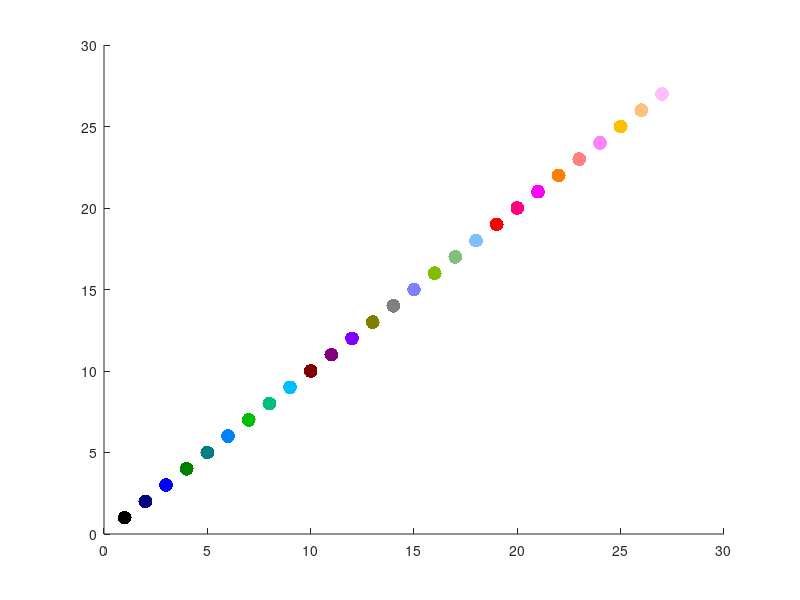

Reproduce this figure in MATLAB. (Note: this script raises an error after producing the figure.)
% This script takes a list of experimental runs (organized like
% DSnotes.xls), and runs properties_by_class.m, making several arrays for
% all classes, all classes plus which retina they were found in, and all
% DOT, RL, RF, TC, ACF, and ACF_SS.  It then graphs them in a variety of
% manners.
% 
% ENZ, Fall 2012


% import textdata

color = zeros(27,3);
n = 0;
for i = 0:0.5:1
    for j = 0:0.5:1
        for k = 0:0.5:1
            n = n+1;
        color(n,:) = [i, j, k];  
        end
    end
end

color2 = zeros(27,3);
n = 0;
for i = 0:0.5:1
    for j = 0:0.5:1
        for k = 0:0.5:1
            n = n+1;
        color2(n,:) = [k, i, j];  
        end
    end
end

color3 = ones(27,3);
color3([5 8 9 15 16 17 21 24],:) = [0 0 1; 0 1 0; 1 0 0; 0 0 0; 0 1 0; 0 0 1; 1 0 0; 1 0 1];

color = zeros(27,3);
n = 0;
for i = [0,0.5,1]
    for j = [0,0.5,0.75]
        for k = [0,0.5,1]
            n = n+1;
        color(n,:) = [i, j, k];  
        end
    end
end


figure
hold on
for i = 1: length(color)
    scatter(i,i,100, color(i,:), 'filled', 'o')
end

%% accumulate data
full_description = [];
classes_only = [];

All_DOT_OLD = [];
All_RL_OLD = [];
% All_DOT = [];
% All_RL = [];
All_RF = [];
All_ACF = [];
All_TC = [];
All_ACF_SS = [];
All_RF_med = [];

% All_norm_DOT = [];
% All_norm_RL = [];
% All_norm_RF = [];
All_norm_ACF = [];
% All_norm_TC = [];
All_norm_ACF_SS = [];

All_FR = [];
All_FR_bin = [];
All_NLI = [];


% % for i = [1 2 4 5 6 9 10 15 16 17 18 19 20 21 22 23]  % WT and HET runs only
% % for i = [2 4 5 9 10 22 23]  % WT and HET runs only
% %  for i = [2 4 5 7 8 9 10 11 12 13 14 22 23]  % WT, HET, DSCAM-/-
% for i = [2 4 5 10 23 24 30] % Loop over Retinas
% % for i = 31

% for i = [1 2 4 5 10 15 17 19 21 23] % Loop over Retinas (Useable data: has OFFLBT, not nec. CRGs)    
% for i = [1 2 4 5 9 10 15 17 19 21 23 34] % Loop over Retinas (Useable data: has OFFLBT, not nec. CRGs)

% for i = [4 5 9 10 15 21 23 34]; % retinas WITH CRGs and FFFs (9 has no CRG))
for i = [4 5 9 10 15 34]; % retinas IN POSTER WITH CRGs and FFFs (9 has no CRG))

    %  i
    if i == 16 || i== 17 || i == 18 || i == 19
        [data, indices, celltypes, average_properties, norm_ave_properties] = properties_by_class(textdata{i,1}, 'data001');
    else
        [data, indices, celltypes, average_properties, norm_ave_properties] = properties_by_class(textdata{i,1}, 'data000');
    end
    
    for j = 1:length(norm_ave_properties) % Loop over Celltypes
        if ~isempty(norm_ave_properties{j,2}) % if this class exists

            if isempty(full_description) % for first iteration
                full_description = char(strcat(textdata{i,1}, '-', average_properties{j,1}));
                classes_only = char(average_properties{j,1});
                date_only = char(textdata{i,1});
            else
                full_description = char(full_description, strcat(textdata{i,1}, '-', average_properties{j,1}));
                classes_only = char(classes_only, average_properties{j,1});
                date_only = char(date_only, textdata{i,1});
            end
            
            All_DOT_OLD = [All_DOT_OLD; average_properties{j,2}]; % these are from average of the DOTs
            All_RL_OLD = [All_RL_OLD; average_properties{j,3}]; % these are from average of the RLs
            All_RF = [All_RF; average_properties{j,4}];
            All_ACF = [All_ACF; average_properties{j,5}];
            All_TC = [All_TC; average_properties{j,6}];
            
            All_ACF_SS = [All_ACF_SS; average_properties{j,7}];
            
            All_RF_med = [All_RF_med; average_properties{j,11}];
            
            
          if ~isempty(average_properties{j,8})
              All_FR = [All_FR; average_properties{j,8}];
              All_FR_bin = [All_FR_bin; average_properties{j,9}];
%               All_NLI = [All_NLI; average_properties{j,10}];
          end

            
%             All_norm_DOT = [All_norm_DOT; norm_ave_properties{j,2}]; % these come from properties_by_class.m
%             All_norm_RL = [All_norm_RL; norm_ave_properties{j,3}];
%             All_norm_RF = [All_norm_RF; norm_ave_properties{j,4}];
%             All_norm_ACF = [All_norm_ACF; norm_ave_properties{j,5}];
%             All_norm_TC = [All_norm_TC; norm_ave_properties{j,6}];
%             
%             All_norm_ACF_SS = [All_norm_ACF_SS; norm_ave_properties{j,7}];
        end
    end
end
% keyboard
% convert charater arrays to cell arrays
full_description_cells = cellstr(full_description);
classes_only_cells = cellstr(classes_only);
date_only_cells = cellstr(date_only);
unique_classes = unique(classes_only_cells);
unique_dates = unique(date_only_cells);

% fitted y values for TC
All_TC_fit = [];
All_RL = zeros(length(date_only_cells), 1);
All_DOT = zeros(length(date_only_cells), 1);
All_TTP = zeros(length(date_only_cells), 1);
% [y_new(1,:), All_RL(1), All_DOT(1)] = fit_time_course((1:25)', All_TC(3,:)');

for i = 1 : length(date_only_cells)
    [All_TC_fit(i,:), All_RL(i), All_DOT(i), All_TTP(i)] = fit_time_course((1:25)', All_TC(i,:)');
% i
end
% keyboard

% New method of normalization: normalize to one retina (OFFLBT 2011-02-17)
master_retina = find(strcmp(full_description_cells(:), '2011-02-17-0-OFFLBT'));

x_axis = linspace(-400,0,length(All_TC_fit));
x_axis = x_axis([ones(length(classes_only_cells),1)],:); % repeat that vector for all time courses (y values)

x_axis_raw = linspace(-400,0,length(All_TC(1,:)));
x_axis_raw = x_axis_raw([ones(length(classes_only_cells),1)],:); % repeat that vector for all time courses (y values)

All_norm_RF = zeros(length(date_only_cells), 1);
All_norm_RL = zeros(length(date_only_cells), 1);
All_norm_DOT = zeros(length(date_only_cells), 1);
x_axis_norm = zeros(length(date_only_cells), length(All_TC_fit));

x_axis_norm_raw = zeros(length(date_only_cells), length(All_TC(1,:)));

for i = 1 : length(unique_dates)
    for j = 1 : length(date_only_cells)
        if strcmp(date_only_cells{j}, unique_dates{i})
            that_retina = find(strcmp(full_description_cells(:), strcat(unique_dates{i}, '-OFFLBT')));
            
            % % %             All_norm_RF(j) = All_RF(j).*(All_RF(master_retina) / All_RF(that_retina));
            % % %
            % % %             All_norm_RL(j) = All_RL(j).*(All_RL(master_retina) / All_RL(that_retina)); % these are now from zero of the average
            % % %             All_norm_DOT(j) = All_DOT(j).*(All_DOT(master_retina) / All_DOT(that_retina)); % these are now from DOT of the average
            % % %
            % % %             x_axis_norm(j,:) = x_axis(j,:).*(All_RL(master_retina) / All_RL(that_retina));
            % % %             x_axis_norm_raw(j,:) = x_axis_raw(j,:).*(All_RL(master_retina) / All_RL(that_retina));
            
%             All_norm_RF_true(j) = 
%             All_norm_RL_true(j) = 
%             All_norm_DOT_true(j) = 
%             
            All_norm_RF(j) = All_RF(j).*(All_RF(master_retina) / All_RF(that_retina));
            
            All_norm_RL(j) = All_RL(j).*(All_RL(master_retina) / All_RL(that_retina)); % these are now from zero of the average
            All_norm_DOT(j) = All_DOT(j).*(All_DOT(master_retina) / All_DOT(that_retina)); % these are now from DOT of the average
            
% % % % % %             % Scaling to RL
% % % % % %             x_axis_norm(j,:) = x_axis(j,:).*(All_RL(master_retina) / All_RL(that_retina));
% % % % % %             x_axis_norm_raw(j,:) = x_axis_raw(j,:).*(All_RL(master_retina) / All_RL(that_retina));
            
            % Scaling to TTP
            x_axis_norm(j,:) = x_axis(j,:).*(All_TTP(master_retina) / All_TTP(that_retina));
            x_axis_norm_raw(j,:) = x_axis_raw(j,:).*(All_TTP(master_retina) / All_TTP(that_retina));
            
        end
    end
end
%  keyboard

% Re-fit to the scaled time course
All_TC_fit_norm = [];
All_RL_norm = zeros(length(date_only_cells), 1);
All_DOT_norm = zeros(length(date_only_cells), 1);
All_TTP_norm = zeros(length(date_only_cells), 1);
%     [All_TC_fit_norm(i,:), All_RL_norm(i), All_DOT_norm(i)] = fit_time_course((x_axis_norm(21,:)'+400*25/24)*24/400, All_TC_fit(21,:)');

for i = 1 : length(date_only_cells)
%     [All_TC_fit_norm(i,:), All_RL_norm(i), All_DOT_norm(i)] = fit_time_course((x_axis_norm(i,:)'+400*25/24)*24/400, All_TC_fit(i,:)');
    
        [All_TC_fit_norm(i,:), All_RL_norm(i), All_DOT_norm(i), All_TTP_norm(i)] = fit_time_course((x_axis_norm_raw(i,:)'+400*25/24)*24/400, All_TC(i,:)');

% i
end

keyboard

% Use scaled TC to make Y-scaling as well!!

All_TC_xynorm = TC_xy_scaling(All_TC_fit, x_axis, All_RL, date_only_cells, unique_classes, ...
    unique_dates, classes_only_cells, full_description_cells, color);

% % % % % Re-fit to scaled raw data
% % % % for i = 1 : length(date_only_cells)
% % % %     fit_time_course((x_axis_norm_raw(i,:)'+400*25/24)*24/400, All_TC(i,:)');
% % % % % i
% % % % end

% new interpolated y-values for TC

All_TC_spline_norm = zeros(length(date_only_cells), 241);

% spline_x_axis = linspace(-330,0,25); % chosen from min of x_axis_norm
spline_x_axis = linspace(-330,0,241); % chosen from min of x_axis_norm
spline_x_axis = spline_x_axis([ones(length(classes_only_cells),1)],:); % repeat that vector for all time courses (y values)

for i = 1 : length(date_only_cells);
    All_TC_spline_norm(i,:) = interp1(x_axis_norm_raw(i,:), All_TC(i,:), spline_x_axis(i,:), 'spline');
end


All_norm_DOT_true= All_norm_DOT./All_DOT(master_retina);
All_RL_norm_true = All_RL_norm./-All_RL(master_retina); % from fit
All_norm_RF_true = All_norm_RF./All_RF(master_retina);

keyboard


plot_timecourses_all_retinas(x_axis_raw, All_TC, unique_classes, unique_dates, classes_only_cells, date_only_cells, color)

%% variances

for i  = 1: length(unique_classes)
    index = find(strcmp(classes_only_cells(:), unique_classes(i)));
    
    % variance
%     old_RL_var(i) = var(All_RL(index));
%     old_RF_var(i) = var(All_RF(index));
%     old_DOT_var(i) = var(All_DOT(index));
%     
%     norm_RL_var(i) = var(All_RL_norm(index));
%     norm_RF_var(i) = var(All_norm_RF(index));

% % % % %     % mean NORMALIZED RF, RL, and DOT
% % % % %     mean_RF_all(i) = mean(All_norm_RF(index));
% % % % %     mean_RL_all(i) = mean(All_RL_norm(index));
% % % % %     mean_DOT_all(i) = mean(All_DOT_norm(index));
% % % % % 
% % % % %     std_RF_all(i) = std(All_norm_RF(index));
% % % % %     std_RL_all(i) = std(All_RL_norm(index));
% % % % %     std_DOT_all(i) = std(All_DOT_norm(index));
% % % % %     
    % NOT the normalized values
    mean_RF_all(i) = mean(All_RF(index));
    mean_RL_all(i) = mean(All_RL(index));
    mean_DOT_all(i) = mean(All_DOT(index));

    std_RF_all(i) = std(All_RF(index));
    std_RL_all(i) = std(All_RL(index));
    std_DOT_all(i) = std(All_DOT(index));
    
    sem_RF_all(i) = std(All_RF(index))/sqrt(length(All_RF(index)));
    sem_RL_all(i) = std(All_RL(index))/sqrt(length(All_RL(index)));
    sem_DOT_all(i) = std(All_DOT(index))/sqrt(length(All_DOT(index)));
   

    % conformity ratio
    old_RL_cr(i) = mean(All_RL(index))/std(All_RL(index));
    old_RF_cr(i) = mean(All_RF(index))/std(All_RF(index));
    
    norm_RL_cr(i) = mean(All_RL_norm(index))/std(All_RL_norm(index));
    norm_RF_cr(i) = mean(All_norm_RF(index))/std(All_norm_RF(index));
    
    % log variance
    old_RL_var(i) = var(log(All_RL(index))); % from the fit
    old_RF_var(i) = var(log(All_RF(index)));
    old_DOT_var(i) = var(log(All_DOT(index)));
    
    norm_RL_var(i) = var(log(All_RL_norm(index))); % from the fit
%     norm_RL_var(i) = var(log(All_norm_RL(index))); % from vision
    norm_RF_var(i) = var(log(All_norm_RF(index)));
   
    % dynamic range
    old_RL_dr(i) = max(All_RL(index))/min(All_RL(index));
    old_RF_dr(i) = max(All_RF(index))/min(All_RF(index));
    
    norm_RL_dr(i) = max(All_RL_norm(index))/min(All_RL_norm(index));
    norm_RF_dr(i) = max(All_norm_RF(index))/min(All_norm_RF(index));

end

figure
scatter(old_RL_var, norm_RL_var)
hold on
plot([0,.02],[0,.02], '-')
xlabel('Variance of the log RL before norm'); ylabel('Variance of the log RL after norm');

figure
scatter(old_RF_var, norm_RF_var)
hold on
plot([0,.035],[0,.035], '-')

xlabel('Variance of the log RF before norm'); ylabel('Variance of the log RF after norm');

figure
scatter(abs(old_RL_cr(2:end)), abs(norm_RL_cr(2:end)))
hold on
% plot([-20,-6],[-20,-6], '-')
plot([6,20],[6,20], '-')

xlabel('Conformity ratio for RL before norm'); ylabel('Conformity ratio for RL after norm');

figure
scatter(old_RF_cr(2:end), norm_RF_cr(2:end))
hold on
plot([5,35],[5,35], '-')
xlabel('Conformity ratio for RF before norm'); ylabel('Conformity ratio for RF after norm');






% ttests
index_OFFLBT = find(strcmp(classes_only_cells(:), 'OFFLBT'));
index_OFFMBT = find(strcmp(classes_only_cells(:), 'OFFMBT'));
index_OFFSSS = find(strcmp(classes_only_cells(:), 'OFFSSS'));
index_ONLBT = find(strcmp(classes_only_cells(:), 'ONLBT'));
index_ONMBT = find(strcmp(classes_only_cells(:), 'ONMBT'));

% ONLBT vs ONMBT: RL insig -> sig, RF gets worse
[h p] = ttest2(All_RL(index_ONLBT), All_RL(index_ONMBT))
[h p] = ttest2(All_RL_norm(index_ONLBT), All_RL_norm(index_ONMBT))
[h p] = ttest2(All_RL_norm_true(index_ONLBT), All_RL_norm_true(index_ONMBT))

[h p] = ttest2(All_RF(index_ONLBT), All_RF(index_ONMBT))
[h p] = ttest2(All_norm_RF(index_ONLBT), All_norm_RF(index_ONMBT))

[h p] = ttest2(All_TTP(index_ONLBT), All_TTP(index_ONMBT))
[h p] = ttest2(All_TTP_norm(index_ONLBT), All_TTP_norm(index_ONMBT))

figure
% ave_RL = [mean(All_RL(index_ONLBT)),mean(All_RL(index_ONMBT)); mean(All_RL_norm_true(index_ONLBT)), mean(All_RL_norm_true(index_ONMBT))];
% ave_RL = [mean(All_RL(index_ONLBT)),mean(All_RL(index_ONMBT)); mean(All_RL_norm(index_ONLBT)), mean(All_RL_norm(index_ONMBT))];
% bar(-ave_RL, 'grouped')
% hold on
% std_RL = [std(All_RL(index_ONLBT)),std(All_RL(index_ONMBT)); std(All_RL_norm(index_ONLBT)), std(All_RL_norm(index_ONMBT))];
% errorbar(-ave_RL, std_RL, '.k')



ave_RL = [mean(All_RL(index_ONLBT)) mean(All_RL(index_ONMBT))];
std_RL = [std(All_RL(index_ONLBT)) std(All_RL(index_ONMBT))];
error_RL = std_RL./[sqrt(length(All_RL(index_ONLBT))) sqrt(length(All_RL(index_ONMBT)))];
figure
bar(-ave_RL)
hold on; box off
% errorbar(-ave_RL, std_RL, '.k')
errorbar(-ave_RL, error_RL, '.k')
x = {'ONLBT' 'ONMBT'};
set(gca, 'XTickLabel', x, 'FontSize', 20);


% ave_RL_norm = [mean(All_RL_norm_true(index_ONLBT)), mean(All_RL_norm_true(index_ONMBT))];
% std_RL_norm = [std(All_RL_norm_true(index_ONLBT)), std(All_RL_norm_true(index_ONMBT))];
ave_RL_norm = [mean(All_RL_norm(index_ONLBT)), mean(All_RL_norm(index_ONMBT))];
std_RL_norm = [std(All_RL_norm(index_ONLBT)), std(All_RL_norm(index_ONMBT))];
error_RL_norm = std_RL_norm./[sqrt(length(All_RL_norm(index_ONLBT))) sqrt(length(All_RL_norm(index_ONMBT)))];

figure
bar(-ave_RL_norm)
hold on; box off
% errorbar(-ave_RL_norm, std_RL_norm, '.k')
errorbar(-ave_RL_norm, error_RL_norm, '.k')
x = {'ONLBT' 'ONMBT'};
set(gca, 'XTickLabel', x, 'FontSize', 20);


% OFFMBT vs OFFSSS RL p-value goes down, RF gets worse
[h p] = ttest2(All_RL(index_OFFMBT), All_RL(index_OFFSSS))
[h p] = ttest2(All_RL_norm(index_OFFMBT), All_RL_norm(index_OFFSSS))

[h p] = ttest2(All_RF(index_OFFMBT), All_RF(index_OFFSSS))
[h p] = ttest2(All_norm_RF(index_OFFMBT), All_norm_RF(index_OFFSSS))

[h p] = ttest2(All_TTP(index_OFFMBT), All_TTP(index_OFFSSS))
[h p] = ttest2(All_TTP_norm(index_OFFMBT), All_TTP_norm(index_OFFSSS))

% OFFLBT vs OFFMBT, RL pvalue goes down, RF goes from insig to sig
[h p] = ttest2(All_RL(index_OFFMBT), All_RL(index_OFFLBT))
[h p] = ttest2(All_RL_norm(index_OFFMBT), All_RL_norm(index_OFFLBT))
[h p] = ttest2(All_RL_norm_true(index_OFFMBT), All_RL_norm_true(index_OFFLBT))


[h p] = ttest2(All_RF(index_OFFMBT), All_RF(index_OFFLBT))
[h p] = ttest2(All_norm_RF(index_OFFMBT), All_norm_RF(index_OFFLBT))

[h p] = ttest2(All_TTP(index_OFFMBT), All_TTP(index_OFFLBT))
[h p] = ttest2(All_TTP_norm(index_OFFMBT), All_TTP_norm(index_OFFLBT))


ave_RF = [mean(All_RF(index_OFFLBT)) mean(All_RF(index_OFFMBT))];
std_RF = [std(All_RF(index_OFFLBT)) std(All_RF(index_OFFMBT))];
error_RF = std_RF./[sqrt(length(All_RF(index_OFFLBT))) sqrt(length(All_RF(index_OFFMBT)))];
figure
bar(ave_RF)
hold on; box off
% errorbar(-ave_RL, std_RL, '.k')
errorbar(ave_RF, error_RF, '.k')
x = {'OFFLBT' 'OFFMBT'};
set(gca, 'XTickLabel', x, 'FontSize', 20);


% ave_RL_norm = [mean(All_RL_norm_true(index_ONLBT)), mean(All_RL_norm_true(index_ONMBT))];
% std_RL_norm = [std(All_RL_norm_true(index_ONLBT)), std(All_RL_norm_true(index_ONMBT))];
ave_RF_norm = [mean(All_norm_RF(index_OFFLBT)), mean(All_norm_RF(index_OFFMBT))];
std_RF_norm = [std(All_norm_RF(index_OFFLBT)), std(All_norm_RF(index_OFFMBT))];
error_RF_norm = std_RF_norm./[sqrt(length(All_norm_RF(index_ONLBT))) sqrt(length(All_norm_RF(index_ONMBT)))];

figure
bar(ave_RF_norm)
hold on; box off
% errorbar(-ave_RL_norm, std_RL_norm, '.k')
errorbar(ave_RF_norm, error_RF_norm, '.k')
x = {'OFFLBT' 'OFFMBT'};
set(gca, 'XTickLabel', x, 'FontSize', 20);

 
%% correlations

OFF_LBT_index = [];
OFF_MBT_index = [];
OFF_SSS_index = [];
ON_LBT_index = [];

for i = 1 : length(unique_dates) 
    for j = 1 : length(classes_only_cells)
        if strcmp(date_only_cells{j}, unique_dates{i})
            if strcmp(classes_only_cells{j}, 'OFFLBT')
                OFF_LBT_index(i) = j;
            end
            if strcmp(classes_only_cells{j}, 'OFFMBT')
                OFF_MBT_index(i) = j;
            end
            if strcmp(classes_only_cells{j}, 'OFFSSS')
                OFF_SSS_index(i) = j;
            end
            if strcmp(classes_only_cells{j}, 'ONLBT')
                ON_LBT_index(i) = j;
            end
        end
    end
end

removal_index = [];
for i = 1 : length(OFF_LBT_index)
        if OFF_LBT_index(i) == 0 || OFF_MBT_index(i) == 0
    %     if OFF_LBT_index(i) == 0 || OFF_SSS_index(i) == 0
%     if OFF_LBT_index(i) == 0 || ON_LBT_index(i) == 0
        
        removal_index = [removal_index i];
    end
end

OFF_LBT_index(removal_index) = []; OFF_MBT_index(removal_index) = []; OFF_SSS_index(removal_index) = []; ON_LBT_index(removal_index) = [];

% figure
% scatter(All_RL(OFF_LBT_index),All_RL(ON_LBT_index));
% text(All_RL(OFF_LBT_index),All_RL(ON_LBT_index), date_only_cells(OFF_LBT_index));
% title('Response Latencies','FontSize', 25); xlabel('OFFLBT','FontSize', 20); ylabel('ONLBT','FontSize', 20);




figure
scatter(All_RL(OFF_LBT_index),All_RL(OFF_MBT_index));
text(All_RL(OFF_LBT_index),All_RL(OFF_MBT_index), date_only_cells(OFF_LBT_index));
title('Response Latencies','FontSize', 25); xlabel('OFFLBT','FontSize', 20); ylabel('OFFMBT','FontSize', 20);
hold on
plot([-140, -90], [-140,-90], '-')
% 
figure
scatter(All_RF(OFF_LBT_index),All_RF(OFF_MBT_index));
text(All_RF(OFF_LBT_index),All_RF(OFF_MBT_index), date_only_cells(OFF_LBT_index));
title('Receptive Fields','FontSize', 25); xlabel('OFFLBT','FontSize', 20); ylabel('OFFMBT','FontSize', 20);
hold on
plot([120, 190], [120, 190], '-')

keyboard

% figure
% scatter(All_RL(OFF_LBT_index),All_RL(OFF_SSS_index));
% title('Response Latencies','FontSize', 25); xlabel('OFFLBT','FontSize', 20); ylabel('OFFSSS','FontSize', 20);
% 
% figure
% scatter(All_RF(OFF_LBT_index),All_RF(OFF_SSS_index));
% title('Receptive Fields','FontSize', 25); xlabel('OFFLBT','FontSize', 20); ylabel('OFFSSS','FontSize', 20);

%% Time Courses

figure
for i = 1 : length(unique_classes)
    
    index = find(strcmp(classes_only_cells(:), unique_classes(i)));
    subplot(4,4,i); % suplot(5,4,i) if there's more than 16 cell types
    hold on
    
    for j = 1 : length(index)
        
        color_index = 2*find(strcmp(date_only_cells(index(j)), unique_dates));
         
%         plot(x_axis_norm(index(j),:), All_TC(index(j),:)', 'b');
%         plot(x_axis(index(j),:), All_TC(index(j),:)'+0.4, 'r');
        
        plot(spline_x_axis(index(j),:), All_TC_spline_norm(index(j),:)' -0.5, 'k') % timecourses from normalized spline
        
% %         plot(linspace(-400,0,length(All_TC_fit_norm(index(j),:))), All_TC_fit_norm(index(j),:)'+0.5, 'k'); % time course from normalized fit
        
                plot(linspace(-400,0,length(All_TC_xynorm(index(j),:))), All_TC_xynorm(index(j),:)'+0.5, 'k'); % time course from normalized fit

        
        
        plot(linspace(-400,0,length(All_TC_fit(index(j),:))), All_TC_fit(index(j),:)', 'b') % fitted time courses (translated up)
        
        plot(x_axis_raw, All_TC(index(j),:)', 'r.'); % raw data (translated up)   

    end
%     ylim([-0.7 0.7]);
    ylim([-1.1 1.1]);
    plot((-400:-1),zeros(1,400),':');
    plot((-400:-1),zeros(1,400)+0.5,':');
    plot((-400:-1),zeros(1,400)-0.5,':');

    title(unique_classes(i));
    
end

figure
for i = 1 : length(unique_classes)
    index = find(strcmp(classes_only_cells(:), unique_classes(i)));
    
%     subplot(4,4,i); % suplot(5,4,i) if there's more than 16 cell types
    subplot(2,3,i); % suplot(5,4,i) if there's more than 16 cell types
    hold on
    for j = 1 : length(index)
        color_index = 2*find(strcmp(date_only_cells(index(j)), unique_dates));
        
%         plot(x_axis_raw, All_TC(index(j),:)'+ (((color_index/2)-1)/5), 'Color', color(color_index,:), 'LineWidth', 1.25); %color by date

% %         plot(linspace(-400,0,length(All_TC_fit_norm(index(j),:))), All_TC_fit_norm(index(j),:)'+ (((color_index/2)-1)/5),...
% %             'Color', color(color_index,:), 'LineWidth', 1.25); % SCALED color by date FIT
        
                plot(linspace(-400,0,length(All_TC_xynorm(index(j),:))), All_TC_xynorm(index(j),:)'+ (((color_index/2)-1)/5),...
            'Color', color(color_index,:), 'LineWidth', 1.25); % SCALED X AND Y color by date FIT
        
        
%         plot(linspace(-330,0,length(All_TC_spline_norm(index(j),:))), All_TC_spline_norm(index(j),:)'+ (((color_index/2)-1)/5),...
%             'Color', color(color_index,:), 'LineWidth', 1.25); % SCALED color by date SPLINE

        plot((-400:-1),zeros(1,400)+(((color_index/2)-1)/5),':');
        
%         text(-400,(((color_index/2)-1)/5), unique_dates{color_index/2});All_DOT        
    end
    title(unique_classes(i), 'FontSize', 20);
    ylim([-0.7 (length(unique_dates)-1)/5+0.7]);

end
 %% ACFs

figure
for i = 1 : length(unique_classes)
    
    index = find(strcmp(classes_only_cells(:), unique_classes(i)));
    %subplot(5,4,i);
%     subplot(4,4,i);
    subplot(2,3,i);
    hold on
    
% %     text(50,length(unique_dates)-1/10, 'test')
%     RF_string = strcat('Ave RF =', num2str(mean_RF_all(i)), ' +/- ', num2str(std_RF_all(i))); 
%     RL_string = strcat('Ave RL =', num2str(mean_RL_all(i)), ' +/- ', num2str(std_RL_all(i))); 
%     DOT_string = strcat('Ave DOT =', num2str(mean_DOT_all(i)), ' +/- ', num2str(std_DOT_all(i))); 

    RF_string = ['Ave RF = ', num2str(mean_RF_all(i)), ' +/- ', num2str(sem_RF_all(i))];
    RL_string = ['Ave RL = ', num2str(mean_RL_all(i)), ' +/- ', num2str(sem_RL_all(i))]; 
    DOT_string = ['Ave DOT = ', num2str(mean_DOT_all(i)), ' +/- ', num2str(sem_DOT_all(i))]; 
    
    
    text(40,0.9, RF_string, 'FontSize', 15)
    text(40,0.8, RL_string, 'FontSize', 15)
    text(40,0.7, DOT_string, 'FontSize', 15)
 
    
    
    for j = 1 : length(index)
        
        color_index = 2*find(strcmp(date_only_cells(index(j)), unique_dates));
        
        %plot(All_ACF(index(j),:)', 'b');
        plot(linspace(0,100, length(All_ACF(index(j),:))), All_ACF(index(j),:)' + (((color_index/2)-1)/10),...
            'Color', color(color_index,:), 'LineWidth', 1.25);
        plot((0:99),zeros(1,100)+(((color_index/2)-1)/10),':');
        
%         text(150,(((color_index/2)-1)/10+.01), unique_dates{color_index/2});
    end
    ylim([0 (length(unique_dates)-1)/10+0.6]);
    title(unique_classes(i), 'FontSize', 20);
end


% to make legend
figure
index = find(strcmp(classes_only_cells(:), unique_classes(1)));
legend_index = [];
hold on
for j = 1 : length(index)
    color_index = 2*find(strcmp(date_only_cells(index(j)), unique_dates));
    legend_index = [legend_index color_index/2];
    plot(All_ACF(index(j),:)' + (((color_index/2)-1)/10), 'Color', color(color_index,:), 'LineWidth', 2);
    
    title(unique_classes(1));
end
legend(unique_dates(legend_index))


%% RFs

figure
for i = 1 : length(unique_classes)
    
    index = find(strcmp(classes_only_cells(:), unique_classes(i)));
    %subplot(5,4,i);
    subplot(4,4,i);
    hold on
    for j = 1 : length(index)
        
        color_index = 2*find(strcmp(date_only_cells(index(j)), unique_dates));
        
        %plot(All_ACF(index(j),:)', 'b');
        rectangle('Position', [0.8, (((color_index/2)-1)/5), All_RF(index(j))/1000, All_RF(index(j))/1000],...
            'Curvature', [1, 1], 'FaceColor', color(color_index,:))
                
        rectangle('Position', [1, (((color_index/2)-1)/5), All_norm_RF(index(j))/1000, All_norm_RF(index(j))/1000],...
            'Curvature', [1, 1], 'FaceColor', color(color_index,:))

       plot((0.6:0.1:1.4),zeros(1,length(0.6:0.1:1.4))+(((color_index/2)-1)/5),':');
       
%        text(1,(((color_index/2)-1)/5), unique_dates{color_index/2});
    end
    ylim([0 (length(unique_dates)-1)/5+0.2]);
    title(unique_classes(i));
        axis equal
    %     daspect([1,1,1])
%     axis auto
end

keyboard
%% Flash Response etc
% % % for unnormalized flash responses
% if ~isempty(All_FR)
%     figure
%     for i = 1 : length(unique_classes)
%         
%         index = find(strcmp(classes_only_cells(:), unique_classes(i)));
%         %subplot(5,4,i);
%         subplot(4,4,i);
%         hold on
%         for j = 1 : length(index)
%             
%             color_index = 2*find(strcmp(date_only_cells(index(j)), unique_dates));
%             
%             %plot(All_ACF(index(j),:)', 'b');
%             plot(All_FR(index(j),:)' + (((color_index/2)-1)/.01), 'Color', color(color_index,:), 'LineWidth', 1.25);
%             plot((0:200),zeros(1,201)+(((color_index/2)-1)/.01),':');
%             
%             text(0,(((color_index/2)-1)/.01), unique_dates{color_index/2});
%         end
%         ylim([0 (length(unique_dates)-1)/.01+200]);
%         xlim([0 201])
%         title(unique_classes(i));
%     end    
% end

%%% normalized flash responses
if ~isempty(All_FR)
    figure
    for i = 1 : length(unique_classes)
        
        index = find(strcmp(classes_only_cells(:), unique_classes(i)));
        %subplot(5,4,i);
%         subplot(4,4,i);
        subplot(2,3,i);
        hold on
        for j = 1 : length(index)
            
            color_index = 2*find(strcmp(date_only_cells(index(j)), unique_dates));
            
            %plot(All_ACF(index(j),:)', 'b');
            plot(linspace(0,8, length(All_FR(index(j),:))), All_FR(index(j),:)' + (((color_index/2)-1)/5),...
                'Color', color(color_index,:), 'LineWidth', 1.25);
            plot(linspace(0,8,200),zeros(1,200)+(((color_index/2)-1)/5),':');
            
%             text(0,(((color_index/2)-1)/5), unique_dates{color_index/2});
            
        end
        ylim([0 (length(unique_dates)-1)/5+0.5]);
        xlim([0 8])
        title(unique_classes(i), 'FontSize', 20);
    end
    
end

keyboard
%% 3D Scatter plots

% Spike Triggered Average plot
scatter3_by_classes(101, 201, 'ON Normalized Average STA Properties', 'OFF Normalized Average STA Properties',...
    All_norm_DOT, 'Mean DOT x Polarity', All_norm_RL, 'Mean RL', All_norm_RF, 'Mean RF',...
    unique_classes, classes_only_cells, average_properties, date_only_cells, color3);

scatter3_by_classes(101, 201, 'ON Normalized Average STA Properties', 'OFF Normalized Average STA Properties',...
    All_norm_DOT./All_DOT(master_retina), 'Mean DOT x Polarity', All_norm_RL./-All_RL(master_retina), 'Mean RL',...
    All_norm_RF./All_RF(master_retina), 'Mean RF',...
    unique_classes, classes_only_cells, average_properties, date_only_cells, color3);


% Spike Triggered Average plot NOT NORMALIZED
scatter3_by_classes(105, 205, 'ON Average STA Properties', 'OFF Average STA Properties',...
    All_DOT, 'Mean DOT x Polarity', All_RL, 'Mean RL', All_RF, 'Mean RF',...
    unique_classes, classes_only_cells, average_properties, date_only_cells, color3);

% Anishchenko plot
scatter3_by_classes(102, 202, 'ON Normalized Anishchenko plots', 'OFF Normalized Anishchenko plots',...
    All_norm_RF, 'Mean RF', All_norm_DOT, 'Mean DOT x Polarity', All_ACF_SS, 'ACF steady rate',...
    unique_classes, classes_only_cells, average_properties, date_only_cells, color);

% using nonlinearity index?
% scatter3_by_classes(103, 203, 'ON Normalized Average Properties', 'OFF Normalized Average Properties',...
%     All_norm_RF, 'Mean RF', All_norm_DOT, 'Mean DOT x Polarity', All_ACF_SS, 'ACF steady rate',...
%     unique_classes, classes_only_cells, average_properties, date_only_cells, color);

% PCA?
supervector = cat(2, All_TC_spline_norm, All_ACF, All_FR, All_norm_RF);
% supervector = cat(2, All_TC_spline_norm, All_ACF, All_FR);
% supervector = cat(2, All_ACF, All_FR);
% supervector = All_TC_spline_norm;
[coeff,score] = princomp(zscore(supervector));
[coeff,score] = princomp(supervector);

figure
scatter3(score(:,1), score(:,2), score(:,3))
xlabel('PC1', 'FontSize', 20); ylabel('PC2', 'FontSize', 20); zlabel('PC3', 'FontSize', 20);
title('PCA on Concatinated Vector', 'FontSize', 25);

scatter3_by_classes(104, 204, 'Plot for ON Normalized Average Properties', 'Plot for OFF Normalized Average Properties',...
    score(:,1), 'PC1', score(:,2), 'PC2', score(:,3), 'PC3',...
    unique_classes, classes_only_cells, average_properties, date_only_cells, color3);


% PCA ON vs OFF
ON_index = [];
OFF_index = [];

for i = 1: length(classes_only)
    if strcmp(classes_only(i,2), 'N')
        ON_index = [ON_index i];
    else
        OFF_index = [OFF_index i];
    end
end

[coeff_ON_TC,score_ON_TC] = princomp(All_TC_spline_norm(ON_index, :));
[coeff_OFF_TC,score_OFF_TC] = princomp(All_TC_spline_norm(OFF_index, :));

[coeff_ON_ACF,score_ON_ACF] = princomp(All_ACF(ON_index, :));
[coeff_OFF_ACF,score_OFF_ACF] = princomp(All_ACF(OFF_index, :));

[coeff_ON_FR,score_ON_FR] = princomp(All_FR(ON_index, :));
[coeff_OFF_FR,score_OFF_FR] = princomp(All_FR(OFF_index, :));

% re-assemble ONs and OFFs
score_ALL_TC(ON_index,:) = score_ON_TC;
score_ALL_TC(OFF_index,:) = score_OFF_TC;

score_ALL_ACF(ON_index,:) = score_ON_ACF;
score_ALL_ACF(OFF_index,:) = score_OFF_ACF;

score_ALL_FR(ON_index,:) = score_ON_FR;
score_ALL_FR(OFF_index,:) = score_OFF_FR;

scatter3_by_classes(106, 206, 'Plot for ON TC PCs', 'Plot for OFF TC PCs',...
    score_ALL_TC(:,1), 'PC1', score_ALL_TC(:,2), 'PC2', score_ALL_TC(:,3), 'PC3',...
    unique_classes, classes_only_cells, average_properties, date_only_cells, color3);

scatter3_by_classes(107, 207, 'Plot for ON PCs', 'Plot for OFF PCs',...
    score_ALL_TC(:,1), 'TC PC1', score_ALL_ACF(:,1), 'ACF PC1', score_ALL_FR(:,1), 'FR PC1',...
    unique_classes, classes_only_cells, average_properties, date_only_cells, color3);

scatter3_by_classes(108, 208, 'Plot for ON PCs', 'Plot for OFF PCs',...
    score_ALL_TC(:,2), 'TC PC2', score_ALL_ACF(:,1), 'ACF PC1', score_ALL_FR(:,2), 'FR PC2',...
    unique_classes, classes_only_cells, average_properties, date_only_cells, color3);

scatter3_by_classes(109, 209, 'Plot for ON PCs and RF', 'Plot for OFF PCs and RF',...
    score_ALL_TC(:,2), 'TC PC2', score_ALL_ACF(:,1), 'ACF PC1', All_norm_RF, 'Mean RF',...
    unique_classes, classes_only_cells, average_properties, date_only_cells, color3);

scatter3_by_classes(110, 210, 'Plot for ON PCs', 'Plot for OFF PCs',...
    score_ALL_TC(:,2), 'TC PC2', score_ALL_FR(:,1), 'FR PC1', All_norm_RF, 'Mean RF',...
    unique_classes, classes_only_cells, average_properties, date_only_cells, color3);



scatter3_by_classes(111, 211, 'ON Average STA Properties', 'OFF Average STA Properties',...
    All_DOT_OLD, 'Mean OLD DOT x Polarity', All_RL, 'Mean RL', All_RF, 'Mean RF',...
    unique_classes, classes_only_cells, average_properties, date_only_cells, color3);

scatter3_by_classes(112, 212, 'Plot for ON PCs', 'Plot for OFF PCs',...
    All_norm_RL, 'Mean RL', score_ALL_ACF(:,1), 'ACF PC1', score_ALL_FR(:,1), 'FR PC1',...
    unique_classes, classes_only_cells, average_properties, date_only_cells, color3);

scatter3_by_classes(113, 213, 'Plot for ON PCs', 'Plot for OFF PCs',...
    All_norm_RL, 'Mean RL', All_norm_RF, 'Mean NORM RF', score_ALL_FR(:,1), 'FR PC1',...
    unique_classes, classes_only_cells, average_properties, date_only_cells, color3);

scatter3_by_classes(114, 214, 'Plot for ON PCs', 'Plot for OFF PCs',...
    All_norm_RL, 'Mean RL', All_norm_RF, 'Mean RF', score_ALL_FR(:,2), 'FR PC2',...
    unique_classes, classes_only_cells, average_properties, date_only_cells, color3);

scatter3_by_classes(115, 215, 'Plot for ON PCs', 'Plot for OFF PCs',...
    All_n, 'Mean RL', All_norm_RF, 'Mean RF', score_ALL_FR(:,2), 'FR PC2',...
    unique_classes, classes_only_cells, average_properties, date_only_cells, color3);




scatter3_by_classes(116, 216, 'Plot for ON PCs', 'Plot for OFF PCs',...
    score_ALL_TC(:,1), 'TC PC1', score_ALL_ACF(:,1), 'ACF PC1', All_norm_RF, 'RF',...
    unique_classes, classes_only_cells, average_properties, date_only_cells, color3);

scatter3_by_classes(117, 217, 'Plot for ON PCs', 'Plot for OFF PCs',...
    score_ALL_TC(:,1), 'TC PC1', score_ALL_TC(:,2), 'TC PC2', All_norm_RF, 'RF',...
    unique_classes, classes_only_cells, average_properties, date_only_cells, color3);

scatter3_by_classes(118, 218, 'Plot for ON PCs', 'Plot for OFF PCs',...
    score_ALL_TC(:,1), 'TC PC1', score_ALL_FR(:,1), 'FR PC1', All_norm_RF, 'RF',...
    unique_classes, classes_only_cells, average_properties, date_only_cells, color3);

scatter3_by_classes(119, 219, 'Plot for ON PCs', 'Plot for OFF PCs',...
    score_ALL_TC(:,1), 'TC PC1', score_ALL_TC(:,2), 'TC PC2', score_ALL_FR(:,1), 'FR PC1',...
    unique_classes, classes_only_cells, average_properties, date_only_cells, color3);

scatter3_by_classes(120, 220, 'Plot for ON PCs', 'Plot for OFF PCs',...
    score_ALL_TC(:,1), 'TC PC1', score_ALL_TC(:,2), 'TC PC2', score_ALL_FR(:,2), 'FR PC2',...
    unique_classes, classes_only_cells, average_properties, date_only_cells, color3);

scatter3_by_classes(121, 221, 'Plot for ON PCs', 'Plot for OFF PCs',...
    score_ALL_TC(:,1), 'TC PC1', score_ALL_FR(:,1), 'FR PC1', score_ALL_FR(:,2), 'FR PC2',...
    unique_classes, classes_only_cells, average_properties, date_only_cells, color3);

scatter3_by_classes(122, 222, 'Plot for ON PCs', 'Plot for OFF PCs',...
    score_ALL_TC(:,1), 'TC PC1', score_ALL_FR(:,1), 'FR PC1', All_norm_RF, 'norm RF',...
    unique_classes, classes_only_cells, average_properties, date_only_cells, color3);

% STA with TTP instead of RL
scatter3_by_classes(123, 223, 'ON Normalized Average STA Properties', 'OFF Normalized Average STA Properties',...
    All_DOT_norm, 'Mean DOT x Polarity', All_TTP_norm, 'Mean TTP', All_norm_RF, 'Mean RF',...
    unique_classes, classes_only_cells, average_properties, date_only_cells, color3);

scatter3_by_classes(124, 224, 'ON Average STA Properties', 'OFF Average STA Properties',...
    All_DOT, 'Mean DOT x Polarity', All_TTP, 'Mean TTP', All_RF, 'Mean RF',...
    unique_classes, classes_only_cells, average_properties, date_only_cells, color3);



%% Clustering by PCA

PCA_select(classes_only, date_only_cells, All_TC_spline_norm, All_ACF, All_norm_RF,...
    All_FR, All_norm_DOT, All_norm_RL, color, unique_dates) % normalize TC with spline

PCA_select(classes_only, date_only_cells, All_TC_spline_norm, All_FR, All_norm_RF,...
    All_ACF, All_norm_DOT, All_norm_RL, color, unique_dates) % normalize TC with spline AND using FR in PCA

% PCA_select(classes_only, date_only_cells, All_TC_fit_norm, All_ACF, All_norm_RF,...
%     All_FR, All_norm_DOT, All_norm_RL, color, unique_dates) % normalize TC with fit


% PCA_select(classes_only, date_only_cells, All_TC_spline_norm, All_ACF, All_norm_RF,...
%     [], All_norm_DOT, All_norm_RL, color, unique_dates) % normalize TC with spline

% PCA_select(classes_only, date_only_cells, All_TC_fit_norm, All_ACF, All_norm_RF,...
%     All_norm_DOT, All_norm_RL, color, unique_dates) % normalized TC with fit

keyboard

